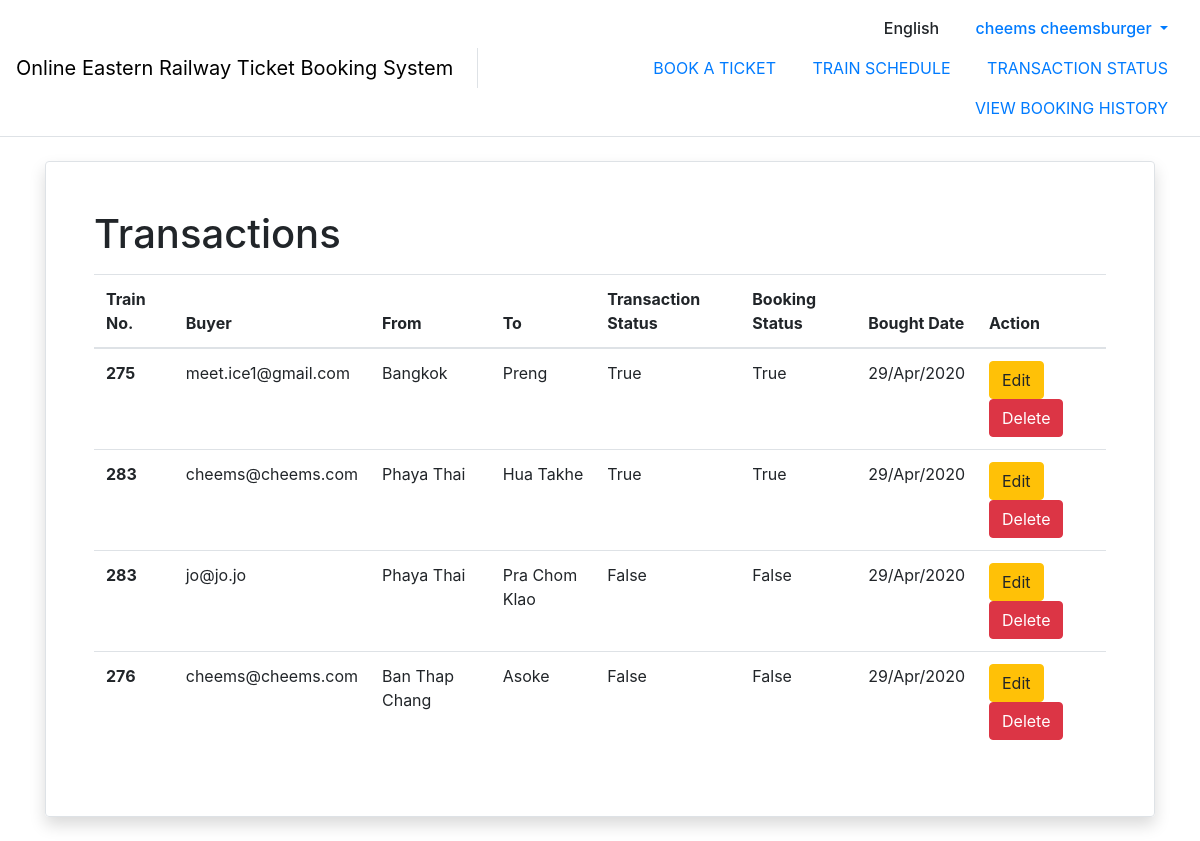
The page /transaction (signed in) on the database its author committed.
### booking/models.py (models this page shows)
class Ticket(models.Model):
    buyer = models.ForeignKey(Account, on_delete=models.CASCADE)
    boardingTrain = models.ForeignKey(Train, on_delete=models.CASCADE)
    fromStation = models.ForeignKey(
        Timetable, on_delete=models.CASCADE, related_name="fromStation")
    toStation = models.ForeignKey(
        Timetable, on_delete=models.CASCADE, related_name="toStation")
    transactionInformation = models.TextField(default='')
    transactionStatus = models.BooleanField(default=False)
    buyDate = models.DateField(auto_now_add=True)
    bookingStatus = models.BooleanField(default=False)

### schedule/models.py (models this page shows)
class Train(models.Model):
    EXPRESS = 'EX'
    LOCAL = 'LC'
    train_name = models.TextField()
    trainType = (
        (EXPRESS, "Express"),
        (LOCAL, "Local")
    )
    train_type = models.TextField(
        choices=trainType,
        default=LOCAL
    )
    amount_of_passenger = models.IntegerField(null=True)

class Timetable(models.Model):
    train = models.ForeignKey(Train, on_delete=models.CASCADE)
    station = models.ForeignKey(Station, on_delete=models.CASCADE, null=True)
    arrived_time = models.TimeField(null=True)
    departed_time = models.TimeField(null=True)

class Station(models.Model):
    station_name = models.TextField()
    english_station_name = models.TextField(null=True)

### account/models.py (models this page shows, shortened)
class Account(models.Model):
    USER = 'US'
    SELLER = 'TS'
    ANNOUNCER = 'AN'
    userType = (
        (USER, "Normal User"),
        (SELLER, "Ticket Seller"),
        (ANNOUNCER, "Announcer")
    )
    gender = models.IntegerField(
        choices=GenderTypes.choices(),
        default=GenderTypes.PREFER,
    )
    birth_date = models.DateField(blank=True, null=True)
    user_type = models.TextField(
        choices=userType,
        default=USER
    )
    user_id = models.OneToOneField(User, on_delete=models.CASCADE)

### transaction/views.py (the view, shortened to what this page needs)
# urls.py: path('', views.ViewTransaction.as_view(), name="viewTransaction"),
class ViewTransaction(LoginRequiredMixin, View):
    def get(self, request):
        context = prepare_context(request, show_navbar=True)
        user = request.user
        context['user'] = user
        account = Account.objects.get(user_id_id=user.id)
        if account.user_type == 'TS':
            context['ticket'] = Ticket.objects.all()
            context['is_TS'] = True
        else:
            context['ticket'] = Ticket.objects.filter(buyer_id=account.id)
        context['schedule'] = Timetable.objects.all()
        context['station'] = Station.objects.all()
        context['train'] = Train.objects.all()
        return render(request, 'transaction/viewTransaction.html', context=context)

### account/utils.py (called while the page is built)
def prepare_context(request, show_navbar=True):
    context = {
        'show_navbar': show_navbar
    }
    if request.user.is_authenticated:
        user = User.objects.get(username=request.user.username)
        context['current_user'] = user
    return context

### transaction/templates/transaction/viewTransaction.html (shortened to what this page needs)
{% extends "base.html" %}
{% load static %}
{% block content %}
  <div class="my-4">
    <div class="w-100 rounded border shadow p-3 p-lg-5">
      <div class="row">
        <div class="col">
          <h1>Transactions</h1>
          <table class="table table-responsive-sm table-responsive-md mt-3">
            <thead>
            <tr>
              <th scope="col">Train No.</th>
              {% if is_TS %}
                <th scope="col">Buyer</th>
              {% endif %}
              <th scope="col">From</th>
              <th scope="col">To</th>
              <th scope="col">Transaction Status</th>
              <th scope="col">Booking Status</th>
              <th scope="col">Bought Date</th>
              {% if is_TS %}
                <th scope="col">Action</th>
              {% endif %}
            </tr>
            </thead>
            <tbody>
            {% for t in ticket %}
              <tr>
                <th scope="row">{{ t.boardingTrain.train_name }}</th>
                {% if is_TS %}
                  <td>{{ t.buyer.user_id.username }}</td>
                {% endif %}
                <td>{{ t.fromStation.station.english_station_name }}</td>
                <td>{{ t.toStation.station.english_station_name }}</td>
                <td>{{ t.transactionStatus }}</td>
                <td>{{ t.bookingStatus }}</td>
                <td>{{ t.buyDate|date:'d/M/yy' }}</td>
                <td>
                  {% if is_TS %}
                    <a href="{% url 'editTransaction' ticket_id=t.id %}">
                      <div class="btn btn-warning">Edit</div>
                    </a>
                    <a href="{% url 'deleteTransaction' ticket_id=t.id %}">
                      <div class="btn btn-danger">Delete</div>
                    </a>
                  {% endif %}
                </td>
              </tr>
            {% endfor %}
          </tbody>
        </table>
      </div>
    </div>
  </div>
  </div>
{% endblock content %}

### templates/base.html (shortened to what this page needs)
<!DOCTYPE html>
{% load static %}
<html lang="en">
<head>
  <link rel="stylesheet" type="text/css" href="{% static 'css/bootstrap.min.css'%}">
  <link rel="stylesheet" type="text/css" href="{% static 'css/bootstrap-select.min.css'%}">
  <link rel="stylesheet" type="text/css" href="{% static 'css/styles.css'%}">
</head>
<body>
  {% if show_navbar %}
  <nav class="navbar navbar-expand-lg navbar-light border-bottom">
    <div class="d-none d-lg-flex w-100 justify-content-center align-items-center">
      <div class="navbar-brand border-right pr-4 h-50">
        <div class="my-auto">
          <a class="d-inline-block my-auto"  href={% url 'dashboard' %} style="text-decoration: none; color: black;">Online Eastern Railway Ticket Booking System </a>
        </div>
      </div>
      <div class="text-right w-100">
        <div class="row align-content-right">
          <div class="col" style="font-weight: 500;">
            <a class="nav-link d-inline-block">English</a>
            {% if request.user.is_authenticated %}
              <div class="nav-item dropdown d-inline-block">
                <a class="nav-link dropdown-toggle" href="#" id="profileDropdown" role="button" data-toggle="dropdown" aria-haspopup="true" aria-expanded="false">
                  {% if user.first_name and user.last_name %}
                    {{ user.first_name }} {{ user.last_name }}
                  {% else %}
                    {{ user.username}}
                  {% endif %}
                </a>
              </div>
            {% else %}
              <a class="nav-link d-inline-block" href={% url 'login'%}>Login</a>
            {% endif %}
          </div>
        </div>
        <div class="row align-content-right">
          <div class="col text-uppercase">
            <a class="nav-link d-inline-block" href={% url 'searchSchedules' %}>BOOK A TICKET</a>
            <a class="nav-link d-inline-block" href={% url 'searchTimetable' %}>TRAIN SCHEDULE</a>
            <a class="nav-link d-inline-block" href={% url 'viewTransaction' %}>TRANSACTION STATUS</a>
            <a class="nav-link d-inline-block" href={% url 'bookingHistory' %}>VIEW BOOKING HISTORY</a>
          </div>
        </div>
      </div>
    </div>
  </nav>
  {% endif %}
  <div id="content" class="container appear-fade-start">
    {% block content %}
    {% endblock content %}
  </div>
</body>
</html>

### static/css/styles.css (style rules this page uses)
body { font-family: -apple-system, BlinkMacSystemFont, "Segoe UI", Roboto, "Sarabun", "Helvetica Neue", Arial, "Noto Sans", sans-serif, "Apple Color Emoji", "Segoe UI Emoji", "Segoe UI Symbol", "Noto Color Emoji" !important; }
.appear-fade-start { opacity: 0; animation: appear-fade 0.25s ease-out 0.1s 1 forwards; }

### rows shown on the page
Ticket: boardingTrain.train_name "275", buyer.user_id.username "meet.ice1@gmail.com", fromStation.station.english_station_name "Bangkok", toStation.station.english_station_name "Preng", transactionStatus "True", bookingStatus "True", buyDate "29/Apr/2020"
Ticket: boardingTrain.train_name "283", buyer.user_id.username "cheems@cheems.com", fromStation.station.english_station_name "Phaya Thai", toStation.station.english_station_name "Hua Takhe", transactionStatus "True", bookingStatus "True", buyDate "29/Apr/2020"
Ticket: boardingTrain.train_name "283", buyer.user_id.username "jo@jo.jo", fromStation.station.english_station_name "Phaya Thai", toStation.station.english_station_name "Pra Chom Klao", transactionStatus "False", bookingStatus "False", buyDate "29/Apr/2020"
Ticket: boardingTrain.train_name "276", buyer.user_id.username "cheems@cheems.com", fromStation.station.english_station_name "Ban Thap Chang", toStation.station.english_station_name "Asoke", transactionStatus "False", bookingStatus "False", buyDate "29/Apr/2020"

### other values the page prints
{{ user.first_name }} "cheems"
{{ user.last_name }} "cheemsburger"
